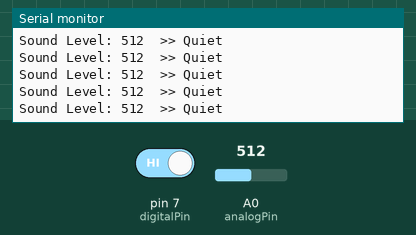
Recording of a sketch running on a simulated Arduino Uno, built with avr-gcc and run on an emulated ATmega328P. Parts: the last lines printed to the serial monitor. Inputs (shaded band) come from the test bench; at power-on: pin 7 (digitalPin) HIGH, A0 (analogPin) = 512.

Above: at 1.2 s.
1.3 s: pin 7 (digitalPin) driven LOW
At 1.31 s:
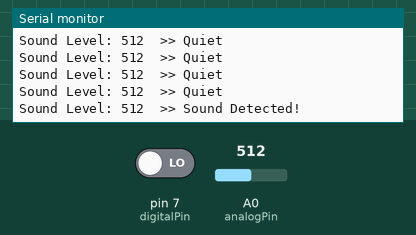
3.2 s: A0 (analogPin) set to 716
At 3.22 s:
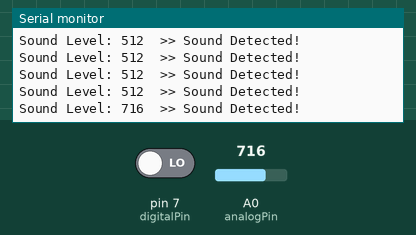
4.7 s: A0 (analogPin) set to 900
At 4.73 s:
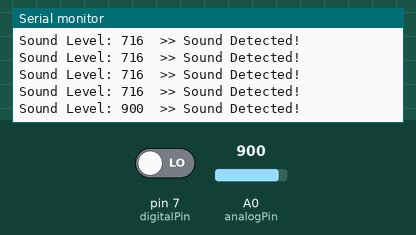
6.2 s: pin 7 (digitalPin) driven HIGH
At 6.24 s:
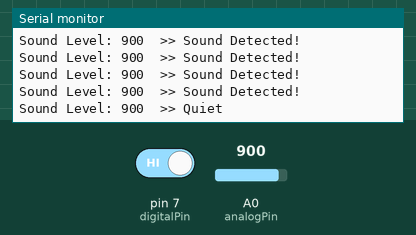
Timing chart, 0 to 8.7 s (numbered marks = the images above; inputs shaded):
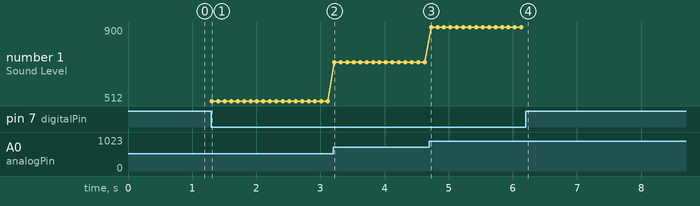

Measured:
- after the input at 1.3 s, the serial monitor: prints a new line at once (image 1)
- after the input at 3.2 s, the serial monitor: prints a new line at once (image 2)
- after the input at 4.7 s, the serial monitor: prints a new line at once (image 3)
- after the input at 6.2 s, the serial monitor: prints a new line at once (image 4)
- plotted number 1: 512 → 716 after the input at 3.2 s, 716 → 900 after the input at 4.7 s

The sketch:

sound_sensor.ino
```cpp
const int analogPin = A0;  // Analog output
const int digitalPin = 7;  // Digital output

void setup() {
  Serial.begin(9600);
  pinMode(digitalPin, INPUT);
  Serial.println("Sound Sensor Ready");
}

void loop() {
  int soundLevel = analogRead(analogPin);   // 0 to 1023
  int soundDetected = digitalRead(digitalPin); // HIGH or LOW

  Serial.print("Sound Level: ");
  Serial.print(soundLevel);

  if (soundDetected == LOW) {
    Serial.println("  >> Sound Detected!");
  } else {
    Serial.println("  >> Quiet");
  }

  delay(100);
}
```
